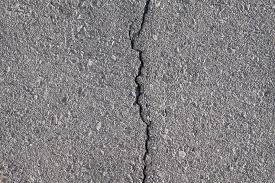
#> input picture samples/road_crack.jpg, 275 x 183 px
$ python crack_detector.py ../samples/road_crack.jpg
#> lines starting #> are read from the running program, lines starting #| are printed output that depends on the picture; after the words box and inside, x2 and y2 are one past the last pixel; in counts of white or black regions, pixels touching at a corner belong together
"""
crack_detector.py
-----------------
Smart Infrastructure – Crack Detection System
Uses OpenCV-based computer vision to detect, measure, and classify
structural cracks in aerial images of roads and bridges.

Authors:
    Aditya Francis Masih  (2361002)
    Amal Tom Ajith        (2361004)
    Anshika Bansal        (2361005)
    Aravindhan K          (2361006)

Project Batch: 32
"""

import cv2
import numpy as np
import argparse
import os
from dataclasses import dataclass
from typing import Optional


# ─────────────────────────────────────────────
# Data class to hold detection results
# ─────────────────────────────────────────────

@dataclass
class CrackReport:
    total_area: float
    total_length: float
    contour_count: int
    severity: str
    severity_color: tuple  # BGR


# ─────────────────────────────────────────────
# Core detection pipeline
# ─────────────────────────────────────────────

class CrackDetector:
    """
    End-to-end crack detection pipeline.

    Steps:
        1. Grayscale conversion
        2. Gaussian blur (noise reduction)
        3. Adaptive thresholding
        4. Canny edge detection
        5. Morphological dilation
        6. Contour detection & measurement
        7. Severity classification
    """

    # Severity thresholds (area in pixels²)
    SEVERITY_THRESHOLDS = {
        "Low":      (0,    500),
        "Moderate": (500,  2000),
        "Severe":   (2000, float("inf")),
    }

    SEVERITY_COLORS = {
        "Low":      (0, 255, 0),    # Green
        "Moderate": (0, 165, 255),  # Orange
        "Severe":   (0, 0, 255),    # Red
    }

    def __init__(
        self,
        blur_kernel: int = 5,
        canny_low: int = 50,
        canny_high: int = 150,
        dilate_iterations: int = 1,
        min_contour_area: float = 50.0,
    ):
        """
        Args:
            blur_kernel:        Gaussian blur kernel size (must be odd).
            canny_low:          Lower threshold for Canny edge detection.
            canny_high:         Upper threshold for Canny edge detection.
            dilate_iterations:  Number of dilation iterations for gap-closing.
            min_contour_area:   Minimum contour area to consider (filters noise).
        """
        self.blur_kernel = blur_kernel
        self.canny_low = canny_low
        self.canny_high = canny_high
        self.dilate_iterations = dilate_iterations
        self.min_contour_area = min_contour_area

    # ── Step 1 & 2: Grayscale + Blur ──────────────────────────────────────────

    def preprocess(self, image: np.ndarray) -> np.ndarray:
        """Convert to grayscale and apply Gaussian blur to reduce noise."""
        gray = cv2.cvtColor(image, cv2.COLOR_BGR2GRAY)
        blurred = cv2.GaussianBlur(gray, (self.blur_kernel, self.blur_kernel), 0)
        return blurred

    # ── Step 3: Adaptive Thresholding ─────────────────────────────────────────

    def threshold(self, gray: np.ndarray) -> np.ndarray:
        """
        Use adaptive (Gaussian) thresholding so the system handles
        uneven lighting across aerial images gracefully.
        """
        return cv2.adaptiveThreshold(
            gray,
            255,
            cv2.ADAPTIVE_THRESH_GAUSSIAN_C,
            cv2.THRESH_BINARY_INV,
            blockSize=11,
            C=2,
        )

    # ── Step 4: Edge Detection ─────────────────────────────────────────────────

    def detect_edges(self, gray: np.ndarray) -> np.ndarray:
        """Apply Canny edge detection to highlight crack boundaries."""
        return cv2.Canny(gray, self.canny_low, self.canny_high)

    # ── Step 5: Morphological Dilation ────────────────────────────────────────

    def morphological_cleanup(self, edges: np.ndarray) -> np.ndarray:
        """
        Dilate edges to close small gaps in crack lines,
        making contours more continuous and measurable.
        """
        kernel = cv2.getStructuringElement(cv2.MORPH_RECT, (3, 3))
        return cv2.dilate(edges, kernel, iterations=self.dilate_iterations)

    # ── Step 6: Contour Detection & Measurement ───────────────────────────────

    def find_cracks(self, processed: np.ndarray):
        """
        Find external contours and filter out noise by minimum area.

        Returns:
            List of contours that pass the area threshold.
        """
        contours, _ = cv2.findContours(
            processed, cv2.RETR_EXTERNAL, cv2.CHAIN_APPROX_SIMPLE
        )
        return [c for c in contours if cv2.contourArea(c) >= self.min_contour_area]

    def measure(self, contours: list) -> tuple[float, float]:
        """
        Calculate total crack area (px²) and perimeter length (px).

        Returns:
            (total_area, total_length)
        """
        total_area = sum(cv2.contourArea(c) for c in contours)
        total_length = sum(cv2.arcLength(c, closed=True) for c in contours)
        return total_area, total_length

    # ── Step 7: Severity Classification ──────────────────────────────────────

    def classify(self, total_area: float) -> str:
        """Classify crack severity based on total detected area."""
        for label, (low, high) in self.SEVERITY_THRESHOLDS.items():
            if low <= total_area < high:
                return label
        return "Severe"

    # ── Full Pipeline ─────────────────────────────────────────────────────────

    def run(self, image_path: str) -> tuple[np.ndarray, CrackReport]:
        """
        Execute the full detection pipeline on a single image.

        Args:
            image_path: Path to the input image file.

        Returns:
            (annotated_image, CrackReport)

        Raises:
            FileNotFoundError: If the image path does not exist.
            ValueError:        If the image cannot be decoded by OpenCV.
        """
        if not os.path.exists(image_path):
            raise FileNotFoundError(f"Image not found: {image_path}")

        image = cv2.imread(image_path)
        if image is None:
            raise ValueError(f"Could not decode image: {image_path}")

        # Pipeline
        gray      = self.preprocess(image)
        thresh    = self.threshold(gray)
        edges     = self.detect_edges(gray)
        combined  = cv2.bitwise_or(thresh, edges)   # merge threshold + edges
        dilated   = self.morphological_cleanup(combined)
        contours  = self.find_cracks(dilated)

        total_area, total_length = self.measure(contours)
        severity = self.classify(total_area)

        # Annotate output image
        output = image.copy()
        color  = self.SEVERITY_COLORS[severity]
        cv2.drawContours(output, contours, -1, color, 2)

        label = (
            f"Severity: {severity}  |  "
            f"Area: {total_area:.0f}px²  |  "
            f"Length: {total_length:.0f}px  |  "
            f"Cracks: {len(contours)}"
        )
        cv2.putText(
            output, label, (15, 35),
            cv2.FONT_HERSHEY_SIMPLEX, 0.75, color, 2, cv2.LINE_AA,
        )

        report = CrackReport(
            total_area=total_area,
            total_length=total_length,
            contour_count=len(contours),
            severity=severity,
            severity_color=color,
        )
        return output, report


# ─────────────────────────────────────────────
# CLI entry point
# ─────────────────────────────────────────────

def parse_args():
    parser = argparse.ArgumentParser(
        description="Smart Infrastructure – Crack Detection System"
    )
    parser.add_argument("image", help="Path to input aerial image")
    parser.add_argument(
        "--output", "-o", default=None,
        help="Path to save annotated output image (optional)"
    )
    parser.add_argument("--show", action="store_true", help="Display result window")
    parser.add_argument("--canny-low",  type=int, default=50,  help="Canny lower threshold")
    parser.add_argument("--canny-high", type=int, default=150, help="Canny upper threshold")
    parser.add_argument("--min-area",   type=float, default=50.0, help="Min contour area to keep")
    return parser.parse_args()


def main():
    args = parse_args()

    detector = CrackDetector(
        canny_low=args.canny_low,
        canny_high=args.canny_high,
        min_contour_area=args.min_area,
    )

    print(f"[INFO] Processing: {args.image}")
    output_img, report = detector.run(args.image)
#> in run, image is the input picture: shape (183, 275, 3); mean B, G, R 131.1, 129.4, 131.8
#> in preprocess, `blurred = cv2.GaussianBlur(gray, (self.blur_kernel, self.blur_kernel),..`:
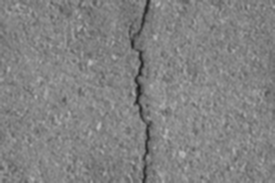
#> blurred: shape (183, 275); min 31, max 186, mean 130.4
#> in threshold, `return cv2.adaptiveThreshold( gray, 255, cv2.ADAPTIVE_THRESH_GAUSSIAN_..`:
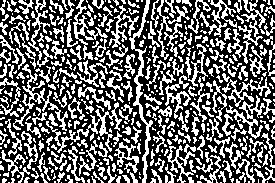
#> returned value: shape (183, 275); 40.1% white in thin lines or dots
#> in detect_edges, `return cv2.Canny(gray, self.canny_low, self.canny_high)`:
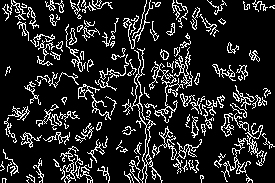
#> returned value: shape (183, 275); 14.4% white in thin lines or dots
#> in run, `combined  = cv2.bitwise_or(thresh, edges)`:
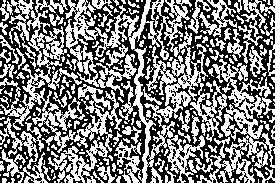
#> combined: shape (183, 275); 48.7% white; 251 white regions (168 under 20 px), largest, box (x1, y1, x2, y2) and area: (65, 0, 227, 183) 7772, (0, 0, 122, 183) 5511, (197, 59, 275, 183) 2982
#> in morphological_cleanup, `return cv2.dilate(edges, kernel, iterations=self.dilate_iterations)`:
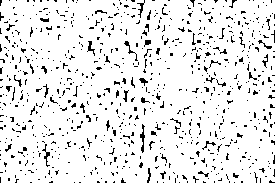
#> returned value: shape (183, 275); 91.4% white; black in thin lines or dots
#> in find_cracks, `contours, _ = cv2.findContours( processed, cv2.RETR_EXTERNAL, cv2.CHAI..`: contours = 1 contour; box (x1, y1, x2, y2) and area: (0, 0, 275, 183) 49300
#> in measure, `total_area = sum(cv2.contourArea(c) for c in contours)`: total_area = 49299.5
#> in measure, `total_length = sum(cv2.arcLength(c, closed=True) for c in contours)`: total_length = 1252.7
#> in run, `total_area, total_length = self.measure(contours)`: total_area = 49299.5; total_length = 1252.7
#> in run, `severity = self.classify(total_area)`: severity = 'Severe'
#> in run, `color  = self.SEVERITY_COLORS[severity]`: color = (0, 0, 255)
#> in run, `cv2.putText( output, label, (15, 35), cv2.FONT_HERSHEY_SIMPLEX, 0.75, ..`:
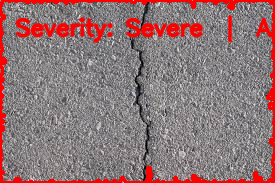
#> output: shape (183, 275, 3); mean B, G, R 119, 117.4, 143.6

    print("\n── Crack Detection Report ──────────────────")
    print(f"  Severity       : {report.severity}")
#|   Severity       : Severe
    print(f"  Total Area     : {report.total_area:.2f} px²")
#|   Total Area     : 49299.50 px²
    print(f"  Total Length   : {report.total_length:.2f} px")
#|   Total Length   : 1252.68 px
    print(f"  Crack Regions  : {report.contour_count}")
#|   Crack Regions  : 1
    print("────────────────────────────────────────────\n")

    if args.output:
        cv2.imwrite(args.output, output_img)
        print(f"[INFO] Annotated image saved → {args.output}")

    if args.show:
        cv2.imshow("Crack Detection – Smart Infrastructure", output_img)
        cv2.waitKey(0)
        cv2.destroyAllWindows()


if __name__ == "__main__":
    main()
